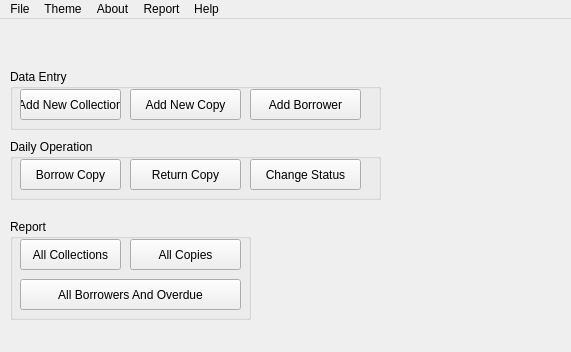
<?xml version="1.0" encoding="UTF-8"?>
<ui version="4.0">
 <class>MainWindow</class>
 <widget class="QMainWindow" name="MainWindow">
  <property name="geometry">
   <rect>
    <x>0</x>
    <y>0</y>
    <width>571</width>
    <height>352</height>
   </rect>
  </property>
  <property name="windowTitle">
   <string>MainWindow</string>
  </property>
  <widget class="QWidget" name="centralWidget">
   <widget class="QGroupBox" name="DataEntry">
    <property name="geometry">
     <rect>
      <x>10</x>
      <y>50</y>
      <width>371</width>
      <height>61</height>
     </rect>
    </property>
    <property name="title">
     <string>Data Entry</string>
    </property>
    <widget class="QPushButton" name="addColBtn">
     <property name="geometry">
      <rect>
       <x>10</x>
       <y>20</y>
       <width>101</width>
       <height>31</height>
      </rect>
     </property>
     <property name="text">
      <string>Add New Collection</string>
     </property>
    </widget>
    <widget class="QPushButton" name="addCopyBtn">
     <property name="geometry">
      <rect>
       <x>120</x>
       <y>20</y>
       <width>111</width>
       <height>31</height>
      </rect>
     </property>
     <property name="text">
      <string>Add New Copy</string>
     </property>
    </widget>
    <widget class="QPushButton" name="addBorrowerBtn">
     <property name="geometry">
      <rect>
       <x>240</x>
       <y>20</y>
       <width>111</width>
       <height>31</height>
      </rect>
     </property>
     <property name="text">
      <string>Add Borrower</string>
     </property>
    </widget>
   </widget>
   <widget class="QGroupBox" name="operation">
    <property name="geometry">
     <rect>
      <x>10</x>
      <y>120</y>
      <width>371</width>
      <height>61</height>
     </rect>
    </property>
    <property name="title">
     <string>Daily Operation</string>
    </property>
    <widget class="QPushButton" name="borrowBtn">
     <property name="geometry">
      <rect>
       <x>10</x>
       <y>20</y>
       <width>101</width>
       <height>31</height>
      </rect>
     </property>
     <property name="text">
      <string>Borrow Copy</string>
     </property>
    </widget>
    <widget class="QPushButton" name="returnBtn">
     <property name="geometry">
      <rect>
       <x>120</x>
       <y>20</y>
       <width>111</width>
       <height>31</height>
      </rect>
     </property>
     <property name="text">
      <string>Return Copy</string>
     </property>
    </widget>
    <widget class="QPushButton" name="statusBtn">
     <property name="geometry">
      <rect>
       <x>240</x>
       <y>20</y>
       <width>111</width>
       <height>31</height>
      </rect>
     </property>
     <property name="text">
      <string>Change Status</string>
     </property>
    </widget>
   </widget>
   <widget class="QGroupBox" name="Report">
    <property name="geometry">
     <rect>
      <x>10</x>
      <y>200</y>
      <width>241</width>
      <height>101</height>
     </rect>
    </property>
    <property name="title">
     <string>Report</string>
    </property>
    <widget class="QPushButton" name="listColBtn">
     <property name="geometry">
      <rect>
       <x>10</x>
       <y>20</y>
       <width>101</width>
       <height>31</height>
      </rect>
     </property>
     <property name="text">
      <string>All Collections</string>
     </property>
    </widget>
    <widget class="QPushButton" name="listCopyBtn">
     <property name="geometry">
      <rect>
       <x>120</x>
       <y>20</y>
       <width>111</width>
       <height>31</height>
      </rect>
     </property>
     <property name="text">
      <string>All Copies</string>
     </property>
    </widget>
    <widget class="QPushButton" name="listBorrowBtn">
     <property name="geometry">
      <rect>
       <x>10</x>
       <y>60</y>
       <width>221</width>
       <height>31</height>
      </rect>
     </property>
     <property name="text">
      <string>All Borrowers And Overdue</string>
     </property>
    </widget>
   </widget>
  </widget>
  <widget class="QMenuBar" name="menuBar">
   <property name="geometry">
    <rect>
     <x>0</x>
     <y>0</y>
     <width>571</width>
     <height>20</height>
    </rect>
   </property>
   <widget class="QMenu" name="menuFile">
    <property name="title">
     <string>File</string>
    </property>
    <addaction name="actionAdd_New_Collection"/>
    <addaction name="actionAdd_New_Copy"/>
    <addaction name="actionAdd_New_Borrower"/>
    <addaction name="actionBorrow_A_Copy"/>
    <addaction name="actionReturn_A_Copy"/>
    <addaction name="actionChange_Status"/>
    <addaction name="actionExit"/>
   </widget>
   <widget class="QMenu" name="menuView">
    <property name="title">
     <string>Theme</string>
    </property>
    <addaction name="actionTheme_1"/>
    <addaction name="actionTheme_2"/>
   </widget>
   <widget class="QMenu" name="menuAbout">
    <property name="title">
     <string>About</string>
    </property>
    <addaction name="actionProject_Team"/>
    <addaction name="actionProject_Brief"/>
   </widget>
   <widget class="QMenu" name="menuHelp">
    <property name="title">
     <string>Report</string>
    </property>
    <addaction name="actionShow_Collections"/>
    <addaction name="actionShow_Copies"/>
    <addaction name="actionShow_Borrowers"/>
   </widget>
   <widget class="QMenu" name="menuHelp_2">
    <property name="title">
     <string>Help</string>
    </property>
   </widget>
   <addaction name="menuFile"/>
   <addaction name="menuView"/>
   <addaction name="menuAbout"/>
   <addaction name="menuHelp"/>
   <addaction name="menuHelp_2"/>
  </widget>
  <action name="actionAdd_New_Collection">
   <property name="text">
    <string>Add New Collection</string>
   </property>
  </action>
  <action name="actionAdd_New_Copy">
   <property name="text">
    <string>Add New Copy</string>
   </property>
  </action>
  <action name="actionBorrow_A_Copy">
   <property name="text">
    <string>Borrow A Copy</string>
   </property>
  </action>
  <action name="actionReturn_A_Copy">
   <property name="text">
    <string>Return A Copy</string>
   </property>
  </action>
  <action name="actionTheme_1">
   <property name="text">
    <string>Theme 1</string>
   </property>
  </action>
  <action name="actionTheme_2">
   <property name="text">
    <string>Theme 2</string>
   </property>
  </action>
  <action name="actionProject_Team">
   <property name="text">
    <string>Project Team</string>
   </property>
  </action>
  <action name="actionProject_Brief">
   <property name="text">
    <string>Project Brief</string>
   </property>
  </action>
  <action name="actionShow_Collections">
   <property name="text">
    <string>Show Collections</string>
   </property>
  </action>
  <action name="actionShow_Copies">
   <property name="text">
    <string>Show Copies</string>
   </property>
  </action>
  <action name="actionShow_Borrowers">
   <property name="text">
    <string>Show Borrowers</string>
   </property>
  </action>
  <action name="actionExit">
   <property name="text">
    <string>Exit</string>
   </property>
  </action>
  <action name="actionChange_Status">
   <property name="text">
    <string>Change Status</string>
   </property>
  </action>
  <action name="actionAdd_New_Borrower">
   <property name="text">
    <string>Add New Borrower</string>
   </property>
  </action>
 </widget>
 <layoutdefault spacing="6" margin="11"/>
 <resources/>
 <connections/>
</ui>
